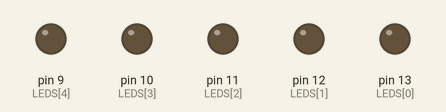
This sketch was run on a simulated Arduino Uno, built with avr-gcc and run on an emulated ATmega328P. Parts: output pins drawn as LEDs (lit = HIGH).

Above: at 0.1 s.
At 4.1 s:
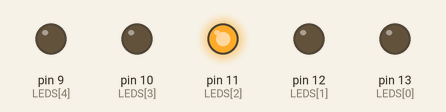
At 9.1 s:
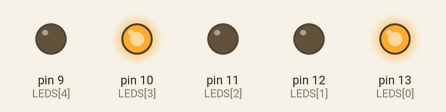
At 19.1 s:
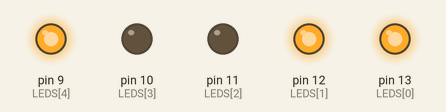
At 29.1 s:
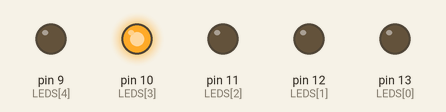
At 39.1 s:
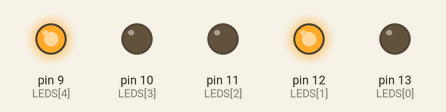
Timing chart, 0 to 40.0 s (numbered marks = the images above):
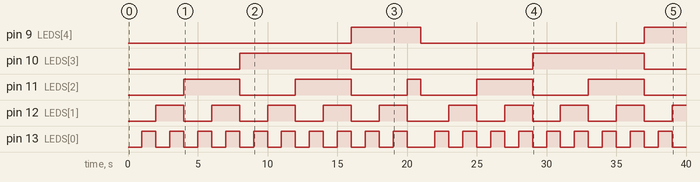

The sketch:

Cuenta_binaria.ino
```cpp
int LEDS[5] = {13, 12, 11, 10, 9};

void setup() {
  for(int i = 0; i < 5; i++){
    pinMode(LEDS[i], OUTPUT);
  }
}

void loop() {

  for(int numero = 0; numero <= 20; numero++){

    for(int bit = 0; bit < 5; bit++){

      // Extrae cada bit del número
      int estado = bitRead(numero, bit);
      digitalWrite(LEDS[bit], estado);

    }

    delay(1000); // Espera 1 segundo
  }

}
```

Measured:
- by itself, pin 9 (LEDS[4]): LOW → HIGH at 16.0 s, → LOW 5.0 s later, → HIGH 16.0 s later
- by itself, pin 10 (LEDS[3]): alternates HIGH for 8.0 s and LOW for 13.0 s
- by itself, pin 11 (LEDS[2]): LOW → HIGH at 4.0 s, → LOW 4.0 s later, → HIGH 4.0 s later, → LOW 4.0 s later, … (10 changes in this stretch)
- by itself, pin 12 (LEDS[1]): goes 4 × (HIGH 2.0 s, LOW 2.0 s), HIGH 2.0 s, LOW 3.0 s, 4 × (HIGH 2.0 s, LOW 2.0 s), then HIGH
- by itself, pin 13 (LEDS[0]): goes 9 × (HIGH 1.0 s, LOW 1.0 s), HIGH 1.0 s, LOW 2.0 s, 8 × (HIGH 1.0 s, LOW 1.0 s), HIGH 1.0 s, then LOW
